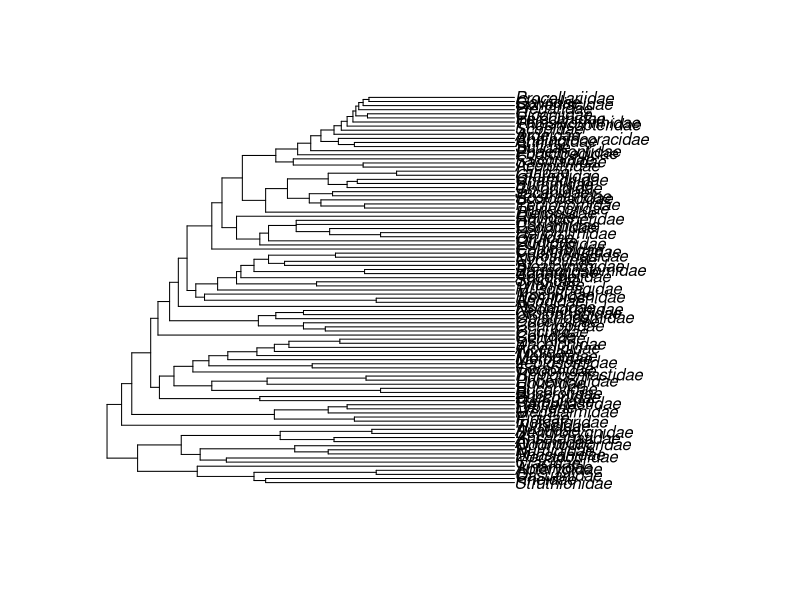
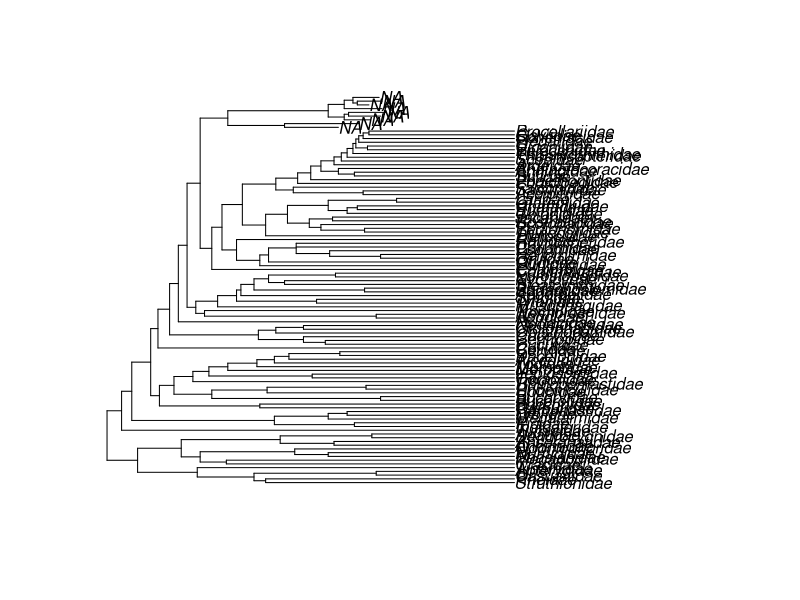
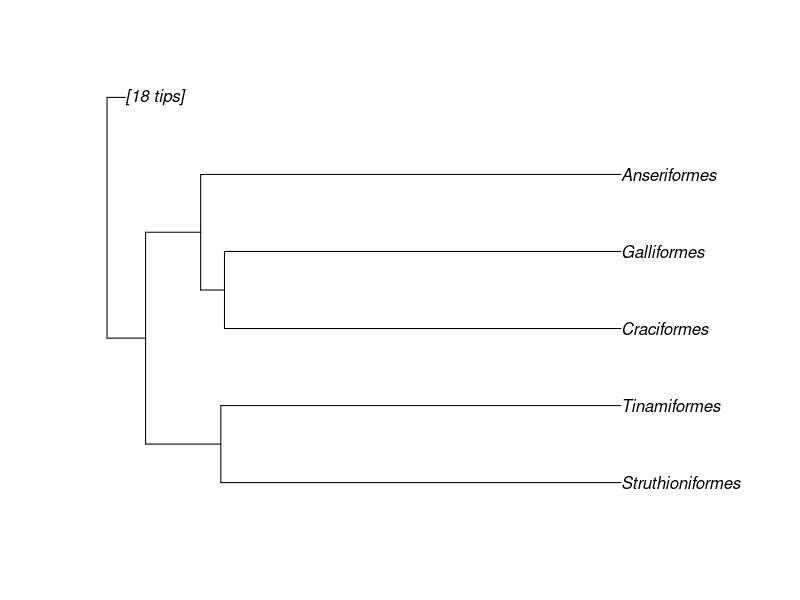
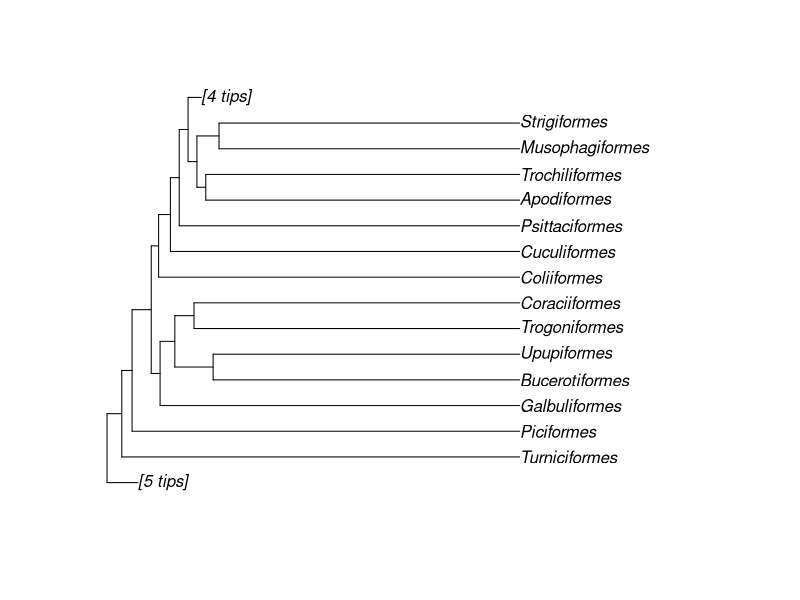
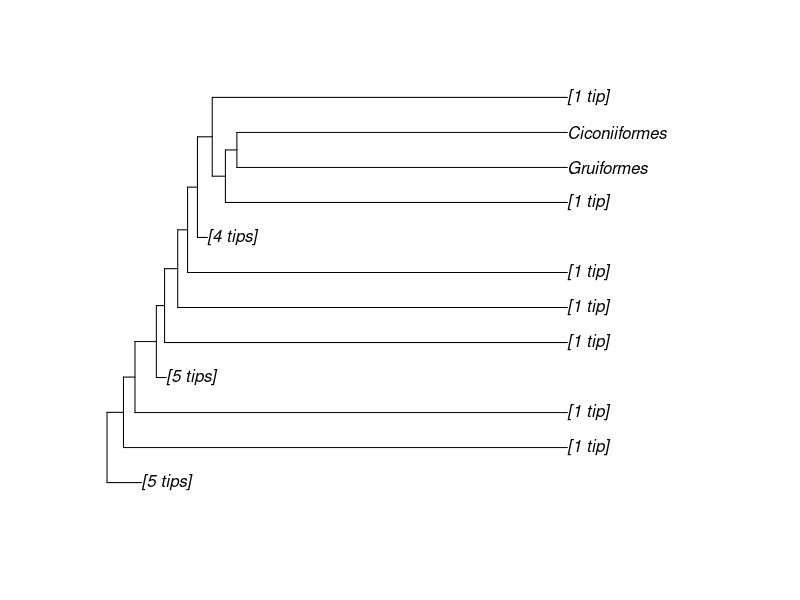
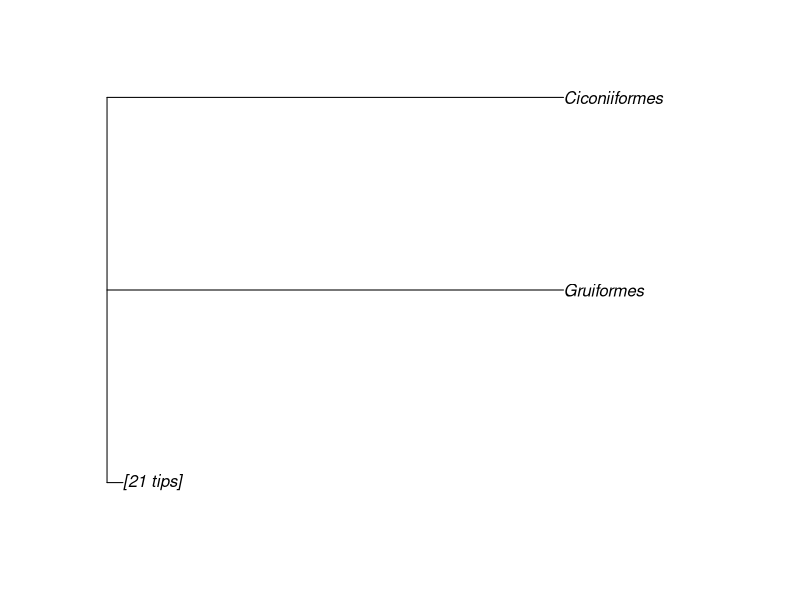

These figures' R source, in order:
library(ape)


### Name: drop.tip
### Title: Remove Tips in a Phylogenetic Tree
### Aliases: drop.tip keep.tip extract.clade
### Keywords: manip

### ** Examples

data(bird.families)
tip <- c(
"Eopsaltriidae", "Acanthisittidae", "Pittidae", "Eurylaimidae",
"Philepittidae", "Tyrannidae", "Thamnophilidae", "Furnariidae",
"Formicariidae", "Conopophagidae", "Rhinocryptidae", "Climacteridae",
"Menuridae", "Ptilonorhynchidae", "Maluridae", "Meliphagidae",
"Pardalotidae", "Petroicidae", "Irenidae", "Orthonychidae",
"Pomatostomidae", "Laniidae", "Vireonidae", "Corvidae",
"Callaeatidae", "Picathartidae", "Bombycillidae", "Cinclidae",
"Muscicapidae", "Sturnidae", "Sittidae", "Certhiidae",
"Paridae", "Aegithalidae", "Hirundinidae", "Regulidae",
"Pycnonotidae", "Hypocoliidae", "Cisticolidae", "Zosteropidae",
"Sylviidae", "Alaudidae", "Nectariniidae", "Melanocharitidae",
"Paramythiidae","Passeridae", "Fringillidae")
plot(drop.tip(bird.families, tip))
plot(drop.tip(bird.families, tip, trim.internal = FALSE))
data(bird.orders)
plot(drop.tip(bird.orders, 6:23, subtree = TRUE))
plot(drop.tip(bird.orders, c(1:5, 20:23), subtree = TRUE))
plot(drop.tip(bird.orders, c(1:20, 23), subtree = TRUE))
plot(drop.tip(bird.orders, c(1:20, 23), subtree = TRUE, rooted = FALSE))
### Examples of the use of `root.edge'
tr <- read.tree(text = "(A:1,(B:1,(C:1,(D:1,E:1):1):1):1):1;")
drop.tip(tr, c("A", "B"), root.edge = 0) # = (C:1,(D:1,E:1):1);
drop.tip(tr, c("A", "B"), root.edge = 1) # = (C:1,(D:1,E:1):1):1;
drop.tip(tr, c("A", "B"), root.edge = 2) # = (C:1,(D:1,E:1):1):2;
drop.tip(tr, c("A", "B"), root.edge = 3) # = (C:1,(D:1,E:1):1):3;
